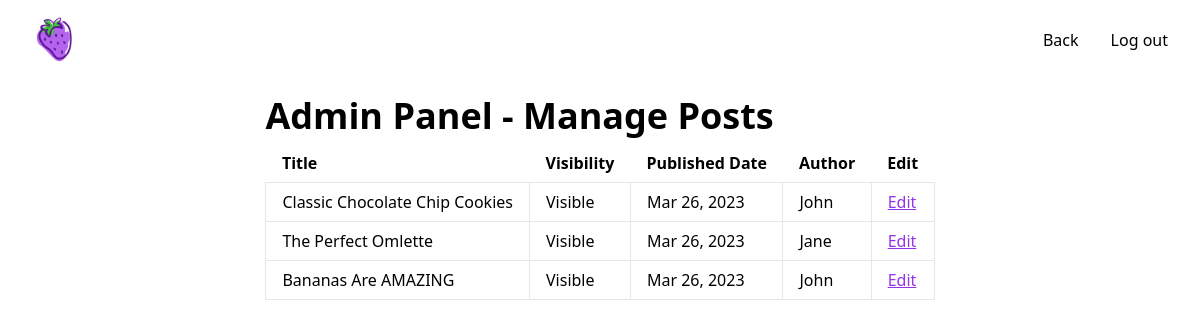
The page /admin/posts/index.php (signed in) on the database its author committed.
### tables this page shows
CREATE TABLE `posts`(
    `id` INT NOT NULL AUTO_INCREMENT PRIMARY KEY,
    `title` VARCHAR(33) NOT NULL,
    `content` TEXT NOT NULL,
    `visible` BOOLEAN NOT NULL DEFAULT TRUE,
    `category_id` INT,
    `created_at` DATETIME DEFAULT CURRENT_TIMESTAMP,
    `author_id` INT NOT NULL
);

CREATE TABLE `users`(
    `id` INT NOT NULL AUTO_INCREMENT PRIMARY KEY,
    `name` VARCHAR(33) NOT NULL,
    `email` VARCHAR(33) NOT NULL UNIQUE,
    `password` VARCHAR(255) NOT NULL,
    `role` ENUM('deleted', 'user', 'admin') NOT NULL DEFAULT 'user'
);

### admin/posts/index.php (the view, shortened to what this page needs)
<?php
require_once('../../lib/utils/conn.php');
$query = "SELECT posts.id, posts.title, posts.created_at, posts.visible, users.name FROM posts JOIN users ON posts.author_id = users.id ORDER BY posts.created_at DESC";
$res = mysqli_query($conn, $query) or die("Query failed: " . mysqli_error($conn));
?>
<html>
<head>
    <link href="../../lib/css/output.css" rel="stylesheet" />
</head>
<body>
    <nav class="fixed z-40 flex items-center justify-between w-full px-8 py-4 mx-auto text-black bg-transparent backdrop-blur-sm">
        <div>
            <img src="../../lib/assets/strawberry.png" alt="egg" class="w-12 rounded-full aspect-auto">
        </div>
        <div class="flex space-x-8">
            <a href="../">Back</a>
            <a href="../../auth/log-out.php">Log out</a>
        </div>
    </nav>
    <div class="grid place-items-center">
        <div class="flex flex-col gap-2 mt-24 min-w-[50%] max-w-6xl">
            <h1 class="h1">Admin Panel - Manage Posts</h1>
            <table class="table-auto">
                <thead class="text-left">
                    <tr>
                        <th class="px-4 py-2">Title</th>
                        <th class="px-4 py-2">Visibility</th>
                        <th class="px-4 py-2">Published Date</th>
                        <th class="px-4 py-2">Author</th>
                        <th class="px-4 py-2">Edit</th>
                    </tr>
                </thead>
                <tbody>
                    <?php
                    while ($row = mysqli_fetch_array($res)) {
                        $title = $row['title'];
                        $visible = $row['visible'] ? "Visible" : "Hidden";
                        $date = date('M d, Y', strtotime($row['created_at']));
                        $author = $row['name'];
                        $id = $row['id'];
                        echo "<tr>
                        <td class='px-4 py-2 border'>$title</td>
                        <td class='px-4 py-2 border'>$visible</td>
                        <td class='px-4 py-2 border'>$date</td>
                        <td class='px-4 py-2 border'>$author</td>
                        <td class='px-4 py-2 border'><a class='link' href='../../post/edit?id=$id&redirect=../../admin/posts'>Edit</a></td>
                        </tr>";
                    }
                    ?>
                </tbody>
            </table>
        </div>
    </div>
</body>
</html>

### rows shown on the page
posts: title "Classic Chocolate Chip Cookies", visible "Visible", created_at "Mar 26, 2023", author.name "John"
posts: title "The Perfect Omlette", visible "Visible", created_at "Mar 26, 2023", author.name "Jane"
posts: title "Bananas Are AMAZING", visible "Visible", created_at "Mar 26, 2023", author.name "John"
